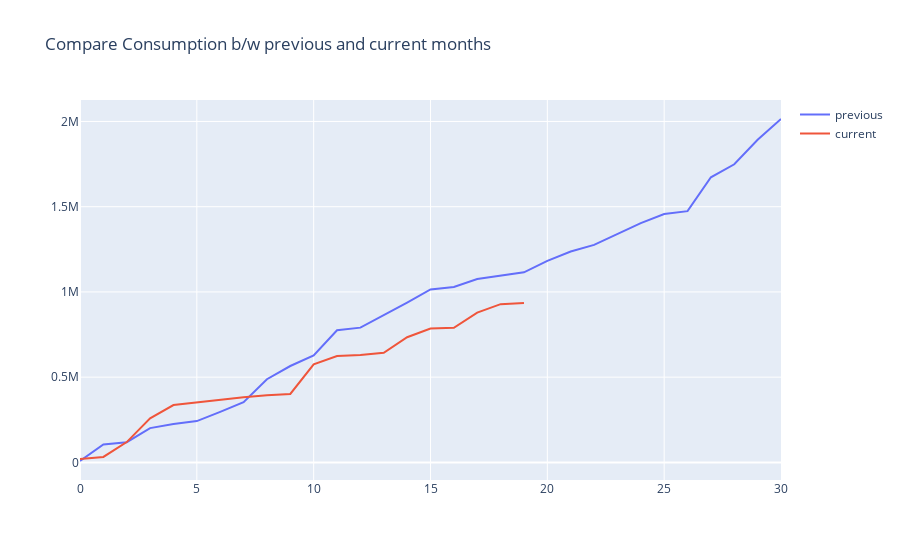

The code cell stored with this chart in its notebook:
### Code cell
fig = go.Figure()
fig.add_trace(go.Scatter(y = payments_per_daily['amounts'], mode = 'lines', name = 'previous'))
fig.add_trace(go.Scatter(y = payments_per_daily['amounts2'], mode = 'lines', name = 'current'))
fig.update_layout(title = 'Compare Consumption b/w previous and current months')
fig.show()

### Figure 1 — Plotly figure (JSON) as saved in the notebook; plotly's stock layout.template omitted (floating-point values rounded to 4 significant figures)
{"data": [{"mode": "lines", "name": "previous", "type": "scatter", "y": [8100, 104600, 118600, 201050, 225200, 242400, 296700, 353550, 487750, 565350, 627650, 775250, 790450, 863350, 937550, 1014590, 1028990, 1075990, 1095590, 1114768, 1182568, 1236968, 1275868, 1338568, 1403938, 1457438, 1473938, 1672438, 1748638, 1892708, 2014478]}, {"mode": "lines", "name": "current", "type": "scatter", "y": [19400, 32100, 119050, 258650, 336250, 352350, 369950, 381850, 394550, 401250, 574625, 623525, 630525, 643325, 734465, 785795, 789795, 878895, 928223, 935223, null, null, null, null, null, null, null, null, null, null, null]}], "layout": {"title": {"text": "Compare Consumption b/w previous and current months"}}}
